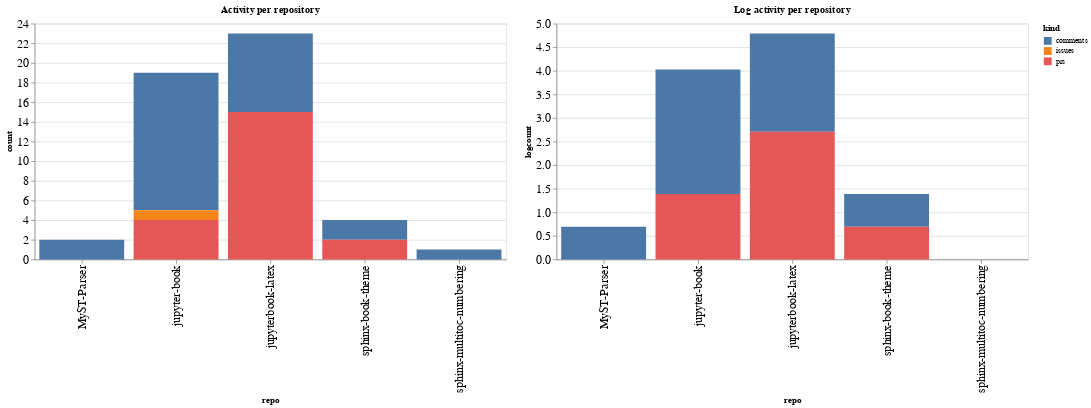

Notebook source saved alongside this figure:
### Code cell
ch1 = alt.Chart(repo_summaries, width=600, title="Activity per repository").mark_bar().encode(
    x='repo',
    y='count',
    color='kind',
    tooltip="kind"
)

ch2 = alt.Chart(repo_summaries, width=600, title="Log activity per repository").mark_bar().encode(
    x='repo',
    y='logcount',
    color='kind',
    tooltip="kind"
)

ch1 | ch2

### Figure 1 — Vega-Lite specification as saved in the notebook (floating-point values rounded to 4 significant figures)
{"config": {"axisLeft": {"labelFontSize": 15}, "axisBottom": {"labelFontSize": 15}}, "hconcat": [{"mark": "bar", "encoding": {"color": {"type": "nominal", "field": "kind"}, "tooltip": {"type": "nominal", "field": "kind"}, "x": {"type": "nominal", "field": "repo"}, "y": {"type": "quantitative", "field": "count"}}, "title": "Activity per repository", "width": 600}, {"mark": "bar", "encoding": {"color": {"type": "nominal", "field": "kind"}, "tooltip": {"type": "nominal", "field": "kind"}, "x": {"type": "nominal", "field": "repo"}, "y": {"type": "quantitative", "field": "logcount"}}, "title": "Log activity per repository", "width": 600}], "data": {"name": "data-d92b6ae0c9e4a6ad8078eb7e1ec1846b"}, "$schema": "https://vega.github.io/schema/vega-lite/v4.8.1.json", "datasets": {"data-d92b6ae0c9e4a6ad8078eb7e1ec1846b": [{"repo": "MyST-Parser", "kind": "comments", "count": 2, "logcount": 0.6931}, {"repo": "jupyter-book", "kind": "comments", "count": 14, "logcount": 2.639}, {"repo": "jupyter-book", "kind": "issues", "count": 1, "logcount": 0.0}, {"repo": "jupyter-book", "kind": "prs", "count": 4, "logcount": 1.386}, {"repo": "jupyterbook-latex", "kind": "comments", "count": 8, "logcount": 2.079}, {"repo": "jupyterbook-latex", "kind": "prs", "count": 15, "logcount": 2.708}, {"repo": "sphinx-book-theme", "kind": "comments", "count": 2, "logcount": 0.6931}, {"repo": "sphinx-book-theme", "kind": "prs", "count": 2, "logcount": 0.6931}, {"repo": "sphinx-multitoc-numbering", "kind": "comments", "count": 1, "logcount": 0.0}]}}
